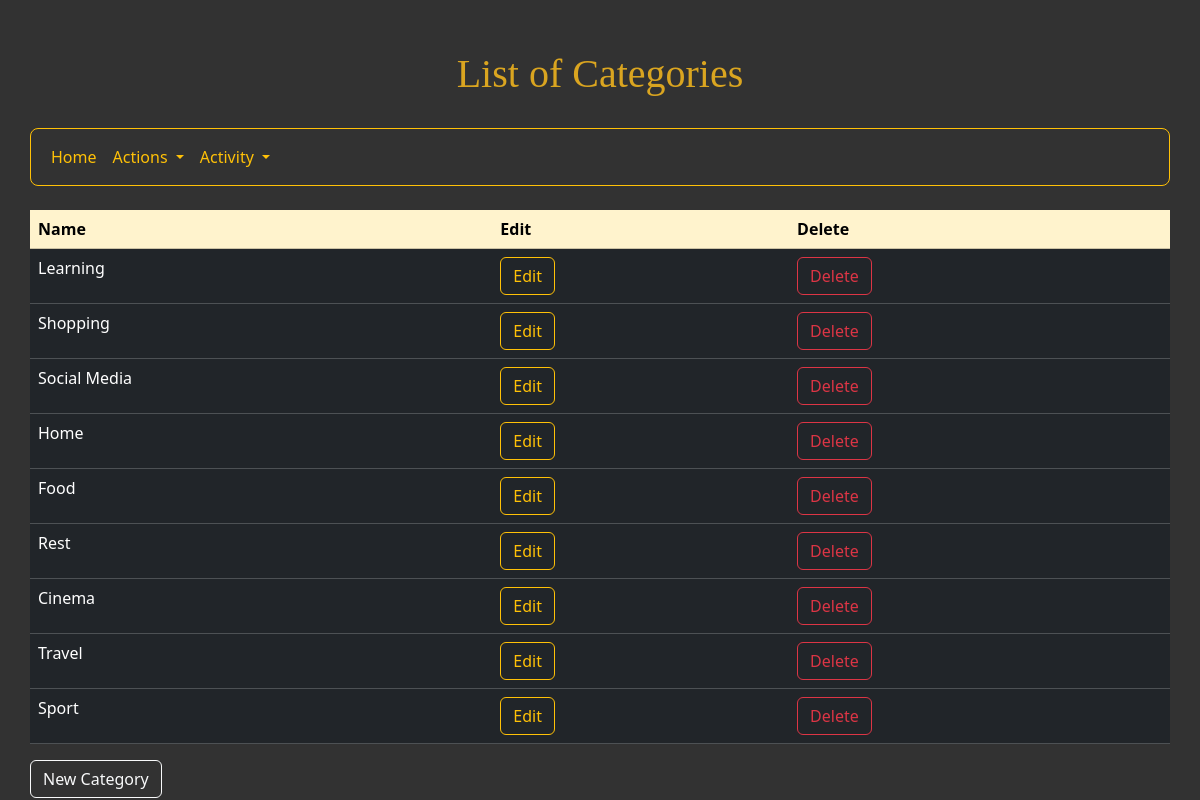
/planner/category_list/, run on the app's committed database.
### planner/models.py (models this page shows, shortened)
class Category(models.Model):
    name=models.CharField(max_length=100)
    class Meta:
        verbose_name_plural='Categories'

### planner/views.py (the view)
# urls.py: path('category_list/',CategoryListView.as_view(),name='category_list'),
class CategoryListView(ListView):
    model=Category

### planner/templates/planner/category_list.html (shortened to what this page needs)
<html lang="en">
<head>
    <link href="https://cdn.jsdelivr.net/npm/bootstrap@5.3.1/dist/css/bootstrap.min.css" rel="stylesheet">
</head>
<body style="background-color: rgb(50, 50, 50);">
    <h1 style="text-align: center; position: relative ;top: 50px ;color: goldenrod;font-family: Impact;">List of Categories</h1>
<br><br><br>
<nav class=" navbar navbar-expand-lg ; center ; border border-warning ; rounded-3"  style="background-color: rgb(50, 50, 50);">
    <div class="container-fluid">
      <div class="collapse navbar-collapse" id="navbarScroll">
        <ul class="navbar-nav me-auto my-2 my-lg-0 navbar-nav-scroll" style="--bs-scroll-height: 100px;">
          <li class="nav-item">
            <a class="nav-link active ; text-warning " aria-current="page" href="/planner/">Home</a>
          </li>
          <li class="nav-item dropdown ;">
            <a class="nav-link dropdown-toggle ; text-warning ; bg-transparent" href="#" role="button" data-bs-toggle="dropdown" aria-expanded="false">
              Actions
            </a>
          </li>
          <li class="nav-item dropdown ;">
            <a class="nav-link dropdown-toggle ; text-warning ; bg-transparent" href="#" role="button" data-bs-toggle="dropdown" aria-expanded="false">
              Activity
            </a>
          </li>
        </ul>
      </div>
    </div>
  </nav>
  <br>
<div style="align-items: center;" class="center">
    <table class="table" style="align-items: center;" >
    <thead style="background-color: rgb(50, 50, 50);">
      <tr>
        <th class="table-warning" scope="col">Name </th>
        <th class="table-warning" scope="col">Edit </th>
        <th class="table-warning" scope="col">Delete </th>
      </tr>
    </thead>
    <tbody>
        {% for category in category_list %}
      <tr>
        <td class="table-dark">{{category.name}}</td>
        <td class="table-dark"><a class="btn btn-outline-warning" href="/planner/category_update/{{category.id}}">Edit</a></td>
        <td class="table-dark"><a class="btn btn-outline-danger" href="/planner/category_delete/{{category.id}}">Delete</a></td>
      </tr>
      {% endfor %}
    </tbody>
  </table>
  <a href="{% url "planner:category_create" %}" class="btn btn-outline-light">New Category</a>
</div>
</body>
</html>

### planner/templates/planner/category_list.html (style rules this page uses)
.center { margin: auto; width: 95%; }

### data on the page
Category: name "Learning"
Category: name "Shopping"
Category: name "Social Media"
Category: name "Home"
Category: name "Food"
Category: name "Rest"
Category: name "Cinema"
Category: name "Travel"
Category: name "Sport"
